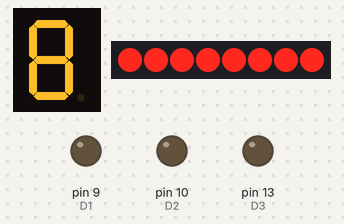
A sketch run on a simulated Arduino Uno, built with avr-gcc and run on an emulated ATmega328P. Shown: 1-digit seven-segment display, 8 shift-register outputs drawn as a row of LEDs (first output left, lit = HIGH), output pins drawn as LEDs (lit = HIGH). Wiring (inferred from the names in the program): 1-digit 7-segment display, segments lit when LOW: segments pin 2, pin 3, pin 4, pin 5, pin 6, pin 7, pin 8. The segment pins are drawn as the display they are named for; pins used as bus, display or sensor lines are not drawn.

Above: at 0.1 s.
At 9.7 s:
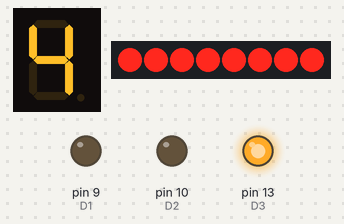
At 19.55 s:
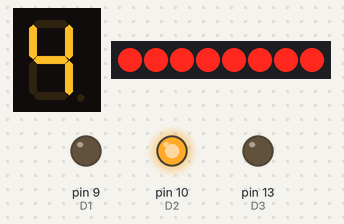
At 39.51 s:
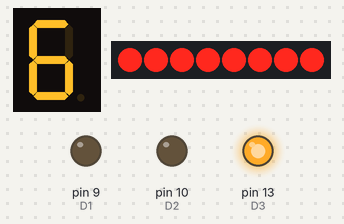
Timing chart, 0 to 40.0 s (numbered marks = the images above):
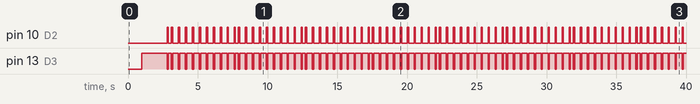

The sketch:

project_3.ino
```cpp
int x=0;
int ones=0;
int tens=0;
int hundreds=0;
int pinA = 2;
int pinB = 3;
int pinC = 4;
int pinD = 5;
int pinE = 6;
int pinF = 7;
int pinG = 8;
int D1 = 9;
int D2 = 10;
int D3 = 13;
int latchPin = 1;//Pin 11
int clockPin = 12;//Pin 10
int dataPin = 11;//Pin 13

void setup() {
  Serial.begin(9600);
  pinMode(pinA, OUTPUT);
    pinMode(pinB, OUTPUT);
    pinMode(pinC, OUTPUT);
    pinMode(pinD, OUTPUT);
    pinMode(pinE, OUTPUT);
    pinMode(pinF, OUTPUT);
    pinMode(pinG, OUTPUT);
    pinMode(D1, OUTPUT);
    pinMode(D2, OUTPUT);
    pinMode(D3, OUTPUT);
    pinMode(latchPin, OUTPUT);
    pinMode(clockPin, OUTPUT);
    pinMode(dataPin, OUTPUT);
    digitalWrite(D1, LOW);
    digitalWrite(D2, LOW);
    digitalWrite(D3, LOW);

}

void loop() {
  digitalWrite(latchPin,HIGH);
  shiftOut(dataPin, clockPin, MSBFIRST,255);
  delay(1000);
  digitalWrite(latchPin,LOW);
  ones=0;
  tens=0;
  hundreds=0;
  for (int i= 10;i<=256;i++){
    ones+=1;
    if(ones==10){
      tens+=1;
      ones=0;
      if(tens==10){
        hundreds+=1;
        tens=0;
      }
    }
    if(hundreds){
      displayDigit(hundreds,D1);
      delay(100);
      displayDigit(tens,D2);
      delay(100);
      displayDigit(ones,D3);
      delay(200);
    }if(tens){
      displayDigit(tens,D2);
      delay(100);
      displayDigit(ones,D3);
      delay(200);
    }if(ones){
      displayDigit(ones,D3);
      delay(200);
    }
  }
}


void reset(){
  digitalWrite(pinA, HIGH);
  digitalWrite(pinB, HIGH);
  digitalWrite(pinC, HIGH);
  digitalWrite(pinD, HIGH);
  digitalWrite(pinE, HIGH);
  digitalWrite(pinF, HIGH);
  digitalWrite(pinG, HIGH);
  digitalWrite(D1, LOW);
  digitalWrite(D2, LOW);
  digitalWrite(D3, LOW);
}

void displayDigit(int digit,int disp) {
    reset();
    digitalWrite(disp, HIGH);

    if (digit == 0) {
        digitalWrite(pinA, LOW);
        digitalWrite(pinB, LOW);
        digitalWrite(pinC, LOW);
        digitalWrite(pinD, LOW);
        digitalWrite(pinE, LOW);
        digitalWrite(pinF, LOW);
    } else if (digit == 1) {
        digitalWrite(pinB, LOW);
        digitalWrite(pinC, LOW);
    } else if (digit == 2) {
        digitalWrite(pinA, LOW);
        digitalWrite(pinB, LOW);
        digitalWrite(pinD, LOW);
        digitalWrite(pinE, LOW);
        digitalWrite(pinG, LOW);
    } else if (digit == 3) {
        digitalWrite(pinA, LOW);
        digitalWrite(pinB, LOW);
        digitalWrite(pinC, LOW);
        digitalWrite(pinD, LOW);
        digitalWrite(pinG, LOW);
    } else if (digit == 4) {
        digitalWrite(pinB, LOW);
        digitalWrite(pinC, LOW);
        digitalWrite(pinF, LOW);
        digitalWrite(pinG, LOW);
    } else if (digit == 5) {
        digitalWrite(pinA, LOW);
        digitalWrite(pinC, LOW);
        digitalWrite(pinD, LOW);
        digitalWrite(pinF, LOW);
        digitalWrite(pinG, LOW);
    } else if (digit == 6) {
        digitalWrite(pinA, LOW);
        digitalWrite(pinC, LOW);
        digitalWrite(pinD, LOW);
        digitalWrite(pinE, LOW);
        digitalWrite(pinF, LOW);
        digitalWrite(pinG, LOW);
    } else if (digit == 7) {
        digitalWrite(pinA, LOW);
        digitalWrite(pinB, LOW);
        digitalWrite(pinC, LOW);
    } else if (digit == 8) {
        digitalWrite(pinA, LOW);
        digitalWrite(pinB, LOW);
        digitalWrite(pinC, LOW);
        digitalWrite(pinD, LOW);
        digitalWrite(pinE, LOW);
        digitalWrite(pinF, LOW);
        digitalWrite(pinG, LOW);
    } else if (digit == 9) {
        digitalWrite(pinA, LOW);
        digitalWrite(pinB, LOW);
        digitalWrite(pinC, LOW);
        digitalWrite(pinD, LOW);
        digitalWrite(pinF, LOW);
        digitalWrite(pinG, LOW);
    } else {
    }
}
```

Measured:
- by itself, pin 10 (D2): repeats every 4.8 s: LOW 0.20 s, 9 × (HIGH 0.10 s, LOW 0.40 s), HIGH 0.10 s
- by itself, pin 13 (D3): repeats every 4.8 s: LOW 0.10 s, HIGH 0.20 s, 9 × (LOW 0.10 s, HIGH 0.40 s)
- what the display in image 0 shows lasts 1.0 s, from 0.0 s to 1.0 s
- what the display in image 1 shows lasts 0.4 s, from 9.5 s to 9.9 s
- what the display in image 2 shows lasts 0.6 s, from 19.0 s to 19.6 s
